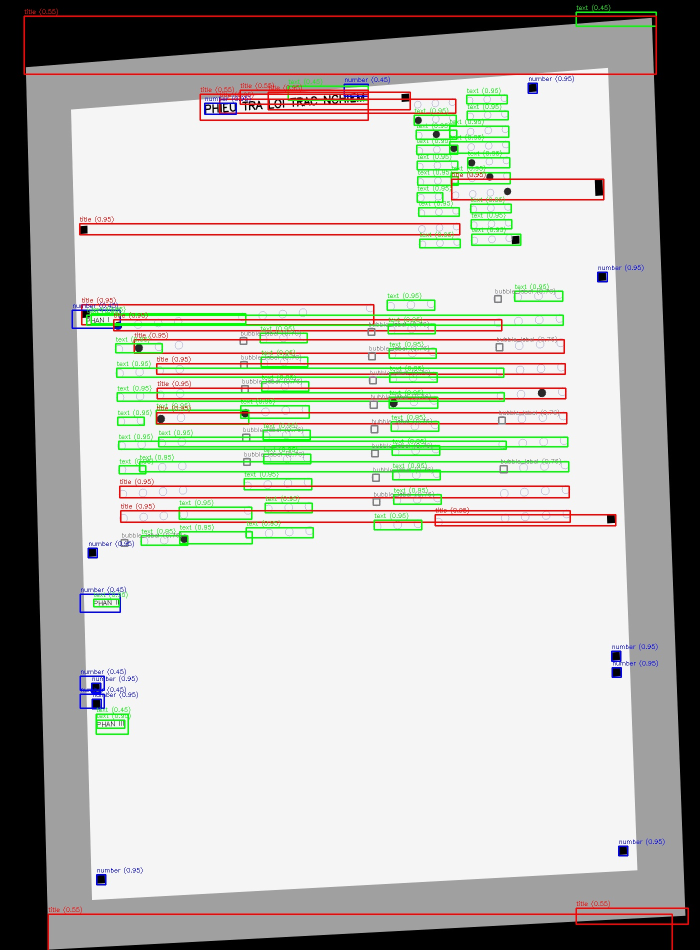
#> input picture python-omr/test_text_detection.jpg, 1400 x 1900 px (shown at 1/2 size)
$ python -i text_detector.py   (imports and definitions only)   (older library calls are emulated)
#> lines starting #> are read from the running program, lines starting #| are printed output that depends on the picture; after the words box and inside, x2 and y2 are one past the last pixel; in counts of white or black regions, pixels touching at a corner belong together
#> further down, picture is the input picture: shape (1900, 1400, 3); mean B, G, R 177.5, 183.2, 182.9
"""
=============================================================================
TEXT DETECTOR - Deep Learning-inspired Text Detection for Exam Sheets
=============================================================================
Implements text region detection using techniques inspired by CTPN and EAST:

  CTPN (Connectionist Text Proposal Network) principles:
    - Vertical anchor mechanism → MSER + connected component vertical analysis
    - Sequential proposal refinement → multi-scale morphological grouping
    - Fine-grained text line detection → stroke-width-aware region growing

  EAST (Efficient and Accurate Scene Text) principles:
    - Multi-scale feature extraction → image pyramid + multi-kernel morphology
    - Score map + geometry prediction → confidence-weighted region scoring
    - NMS (Non-Maximum Suppression) → IoU-based box merging

Pipeline:
  1. Preprocessing: adaptive threshold, edge detection, gradient maps
  2. Text candidate detection: MSER + Canny edges + morphological text masks
  3. Text line grouping: connected components → horizontal/vertical line merging
  4. Region classification: aspect ratio, stroke density, fill ratio filtering
  5. NMS: merge overlapping detections
  6. Output: bounding boxes + confidence scores + region type labels
=============================================================================
"""

import cv2
import numpy as np
from dataclasses import dataclass, field
from typing import List, Tuple, Optional


@dataclass
class TextRegion:
    """Detected text region with metadata"""
    x: int          # top-left x
    y: int          # top-left y
    w: int          # width
    h: int          # height
    confidence: float   # detection confidence [0,1]
    text: str = ""      # recognized text (filled by OCR)
    region_type: str = "text"  # "text", "number", "title", "marker", "bubble_label"
    angle: float = 0.0  # rotation angle in degrees

    @property
    def cx(self) -> float:
        return self.x + self.w / 2

    @property
    def cy(self) -> float:
        return self.y + self.h / 2

    @property
    def area(self) -> int:
        return self.w * self.h

    @property
    def aspect_ratio(self) -> float:
        return self.w / max(self.h, 1)

    def iou(self, other: 'TextRegion') -> float:
        """Intersection over Union"""
        x1 = max(self.x, other.x)
        y1 = max(self.y, other.y)
        x2 = min(self.x + self.w, other.x + other.w)
        y2 = min(self.y + self.h, other.y + other.h)
        if x2 <= x1 or y2 <= y1:
            return 0.0
        inter = (x2 - x1) * (y2 - y1)
        union = self.area + other.area - inter
        return inter / max(union, 1)

    # [8 lines left out: function to_dict, not called in this run]


class TextDetector:
    """
    Multi-stage text detector combining MSER, morphological analysis,
    and gradient-based detection - inspired by CTPN/EAST architectures.
    """

    def __init__(
        self,
        min_text_height: int = 8,
        max_text_height: int = 200,
        min_confidence: float = 0.3,
        nms_threshold: float = 0.4,
        multi_scale: bool = True,
    ):
        self.min_text_height = min_text_height
        self.max_text_height = max_text_height
        self.min_confidence = min_confidence
        self.nms_threshold = nms_threshold
        self.multi_scale = multi_scale

        # MSER detector (character-level)
        self.mser = cv2.MSER_create()
        self.mser.setDelta(5)
        self.mser.setMinArea(30)
        self.mser.setMaxArea(14400)
        self.mser.setMaxVariation(0.25)

    def detect(self, image: np.ndarray) -> List[TextRegion]:
        """
        Full detection pipeline:
        1. Preprocess → grayscale, enhance contrast
        2. Multi-method detection (MSER, morphological, gradient)
        3. Merge & NMS
        4. Classify regions
        """
        if len(image.shape) == 3:
            gray = cv2.cvtColor(image, cv2.COLOR_BGR2GRAY)
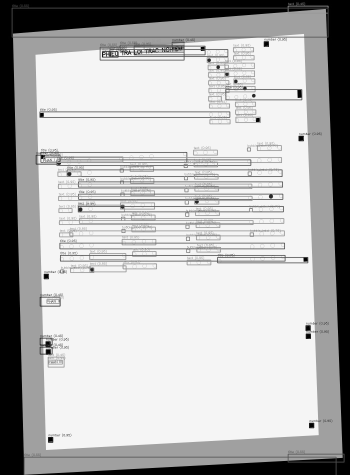
#> gray: shape (1900, 1400) (shown at 1/4 size); min 0, max 255, mean 182.4
        else:
            gray = image.copy()

        h, w = gray.shape[:2]

        # ─── Stage 1: Preprocessing ───
        enhanced = self._enhance_contrast(gray)

        # ─── Stage 2: Multi-method text candidate detection ───
        candidates = []

        # Method A: MSER-based character detection → group into words/lines
        mser_regions = self._detect_mser(enhanced, w, h)
        candidates.extend(mser_regions)

        # Method B: Morphological text line detection (EAST-inspired)
        morph_regions = self._detect_morphological(enhanced, w, h)
        candidates.extend(morph_regions)

        # Method C: Gradient-based text detection (CTPN-inspired vertical anchors)
        grad_regions = self._detect_gradient_based(enhanced, w, h)
        candidates.extend(grad_regions)

        if self.multi_scale:
            # Multi-scale detection (half resolution)
            if w > 600 and h > 600:
                small = cv2.resize(enhanced, (w // 2, h // 2))
                ms_regions = self._detect_morphological(small, w // 2, h // 2)
                for r in ms_regions:
                    r.x *= 2; r.y *= 2; r.w *= 2; r.h *= 2
                    r.confidence *= 0.9  # slight penalty for upscaled
                candidates.extend(ms_regions)

        # ─── Stage 3: NMS (Non-Maximum Suppression) ───
        filtered = self._nms(candidates)

        # ─── Stage 4: Classify region types ───
        classified = self._classify_regions(filtered, gray)

        # Filter by confidence
        result = [r for r in classified if r.confidence >= self.min_confidence]
        result.sort(key=lambda r: (r.y, r.x))

        return result

    # [47 lines left out: function detect_exam_regions, not called in this run]

    # ─────────────────────────────────────────────────────────────
    # PREPROCESSING
    # ─────────────────────────────────────────────────────────────

    def _enhance_contrast(self, gray: np.ndarray) -> np.ndarray:
        """CLAHE contrast enhancement + denoising"""
        # CLAHE for local contrast
        clahe = cv2.createCLAHE(clipLimit=2.0, tileGridSize=(8, 8))
        enhanced = clahe.apply(gray)
        # Light blur to reduce noise without losing text edges
        enhanced = cv2.GaussianBlur(enhanced, (3, 3), 0)
        return enhanced

    # ─────────────────────────────────────────────────────────────
    # METHOD A: MSER-based text detection
    # ─────────────────────────────────────────────────────────────

    def _detect_mser(self, gray: np.ndarray, w: int, h: int) -> List[TextRegion]:
        """
        MSER detects character-level blobs, then groups them into text lines.
        Inspired by CTPN's sequential proposal mechanism.
        """
#> called with w = 1400, h = 1900
        regions, _ = self.mser.detectRegions(gray)
#> regions = 3812 items

        # Extract bounding boxes for each MSER region
        char_boxes = []
        for region in regions:
            x, y, rw, rh = cv2.boundingRect(region)
            if rh < self.min_text_height or rh > self.max_text_height:
                continue
            if rw < 3 or rw > w * 0.5:
                continue
            ar = rw / max(rh, 1)
            if ar > 10:  # too wide for a character
                continue
            char_boxes.append((x, y, rw, rh))
#> this loop made 3812 passes
#> (x, y, rw, rh, ar) on passes 1 to 3: (1347, 1819, 27, 27, 1), (1347, 1819, 27, 27, 1), (1347, 1819, 27, 27, 1)
#> after the loop, char_boxes = 2526 items, first 6: (1347, 1819, 27, 27), (1347, 1819, 27, 27), (1347, 1819, 27, 27), (1347, 1819, 27, 27), (1346, 1818, 29, 29), (1346, 1818, 29, 29)

        if not char_boxes:
            return []

        # ─── Group characters into text lines (CTPN-inspired) ───
        # Sort by y-center for horizontal grouping
        char_boxes.sort(key=lambda b: (b[1] + b[3] // 2))

        # Group boxes that are vertically aligned (same text line)
        lines = []
        used = set()

        for i, box in enumerate(char_boxes):
            if i in used:
                continue
            line = [box]
            used.add(i)
            bx, by, bw, bh = box
            cy = by + bh / 2

            for j in range(i + 1, len(char_boxes)):
                if j in used:
                    continue
                ox, oy, ow, oh = char_boxes[j]
                ocy = oy + oh / 2

                # Same vertical band (within 60% of height)
                if abs(ocy - cy) < max(bh, oh) * 0.6:
                    # Horizontal proximity (gap < 3x char width)
                    last_right = max(b[0] + b[2] for b in line)
                    if ox - last_right < max(bw, ow) * 3:
                        line.append(char_boxes[j])
                        used.add(j)

            if len(line) >= 2:  # at least 2 characters for a text region
                lines.append(line)
#> this loop made 2526 passes
#> box on passes 2 to 4: (1201, 10, 15, 11), (1201, 10, 15, 11), (1188, 10, 8, 11)
#> after the loop, lines = 122 items; used = 2526 items

        # Convert grouped characters to text regions
        text_regions = []
        for line in lines:
            x_min = min(b[0] for b in line)
            y_min = min(b[1] for b in line)
            x_max = max(b[0] + b[2] for b in line)
            y_max = max(b[1] + b[3] for b in line)

            rw = x_max - x_min
            rh = y_max - y_min
            char_count = len(line)

            # Confidence based on character count and regularity
            avg_h = np.mean([b[3] for b in line])
            h_std = np.std([b[3] for b in line])
            regularity = 1.0 - min(h_std / max(avg_h, 1), 1.0)
            conf = min(0.5 + 0.1 * char_count + 0.3 * regularity, 0.95)

            text_regions.append(TextRegion(
                x=x_min, y=y_min, w=rw, h=rh,
                confidence=conf,
                region_type="text",
            ))
#> this loop made 122 passes
#> (x_min, y_min, x_max, y_max, rw, rh, char_count, avg_h) on passes 1 to 8: (1153, 10, 1216, 21, 63, 11, 6, 10.5), (1154, 33, 1312, 51, 158, 18, 8, 16.5), (1304, 54, 1312, 148, 8, 94, 11, 92.36), (398, 152, 1144, 242, 746, 90, 21, 14.38), (399, 166, 913, 242, 514, 76, 6, 61.17), (933, 164, 1077, 189, 144, 25, 28, 16.64), (401, 185, 1016, 240, 615, 55, 56, 20.71), (402, 193, 1012, 239, 610, 46, 24, 18)

        return text_regions

    # ─────────────────────────────────────────────────────────────
    # METHOD B: Morphological text detection (EAST-inspired)
    # ─────────────────────────────────────────────────────────────

    def _detect_morphological(self, gray: np.ndarray, w: int, h: int) -> List[TextRegion]:
        """
        Uses morphological operations to create a text probability map,
        similar to EAST's score map approach.
        """
#> called with w = 1400, h = 1900
        # Adaptive threshold for text extraction
        binary = cv2.adaptiveThreshold(
            gray, 255, cv2.ADAPTIVE_THRESH_GAUSSIAN_C,
            cv2.THRESH_BINARY_INV, 15, 10
        )
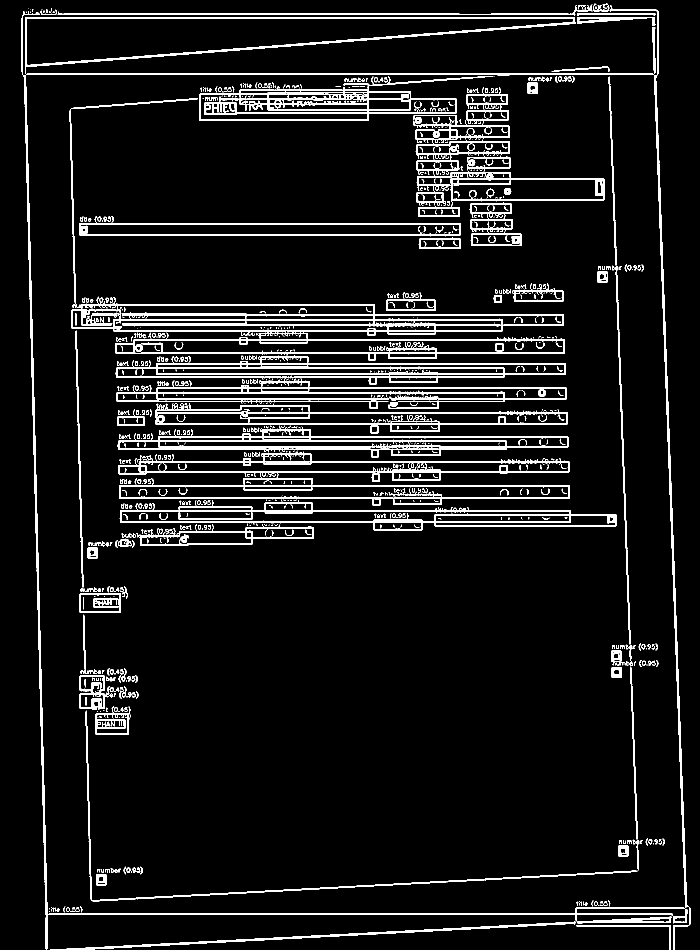
#> binary: shape (1900, 1400) (shown at 1/2 size); 7.9% white; 983 white regions (510 under 20 px), largest, box (x1, y1, x2, y2) and area: (231, 710, 1133, 818) 22383, (143, 594, 1128, 672) 16510, (236, 903, 1140, 1012) 15534

        # ─── Create text probability map (EAST score map analog) ───
        # Horizontal kernel: connect characters in a line
        h_kernel = cv2.getStructuringElement(cv2.MORPH_RECT, (15, 1))
        h_connected = cv2.morphologyEx(binary, cv2.MORPH_CLOSE, h_kernel)
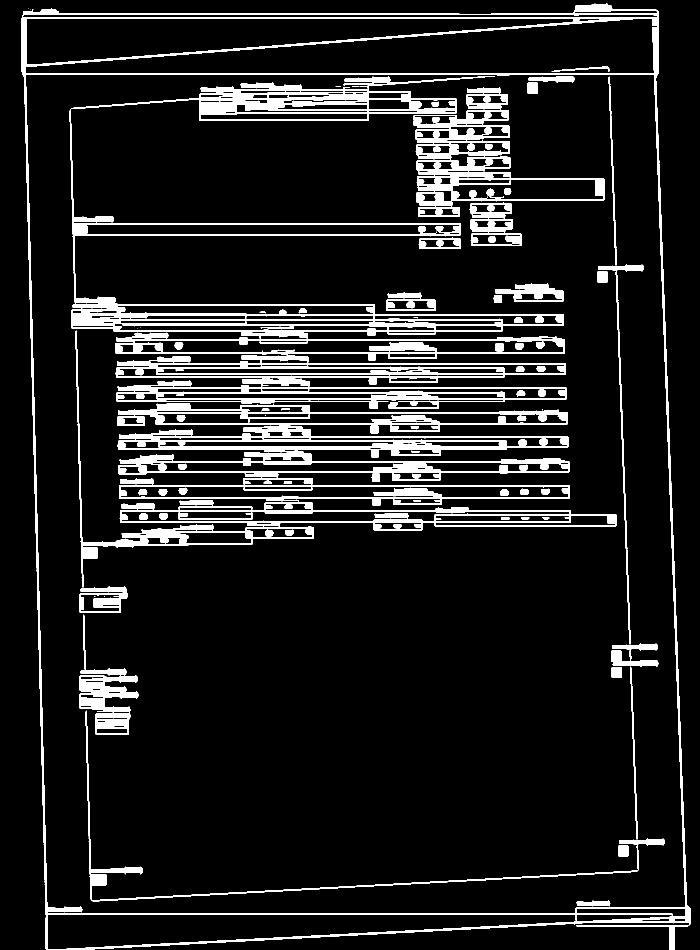
#> h_connected: shape (1900, 1400) (shown at 1/2 size); 10.2% white; 123 white regions (22 under 20 px), largest, box (x1, y1, x2, y2) and area: (139, 218, 1133, 818) 68145, (43, 7, 1381, 1900) 45223, (235, 851, 1140, 1012) 37662

        # Vertical kernel: connect line features
        v_kernel = cv2.getStructuringElement(cv2.MORPH_RECT, (1, 3))
        text_mask = cv2.morphologyEx(h_connected, cv2.MORPH_CLOSE, v_kernel)
#> text_mask: shape (1900, 1400); 10.7% white; 36 white regions (7 under 20 px), largest, box (x1, y1, x2, y2) and area: (139, 218, 1233, 1226) 155343, (43, 7, 1381, 1900) 94516, (171, 153, 1330, 1803) 14467

        # Dilate to merge nearby text
        dilate_kernel = cv2.getStructuringElement(cv2.MORPH_RECT, (7, 5))
        text_mask = cv2.dilate(text_mask, dilate_kernel, iterations=2)
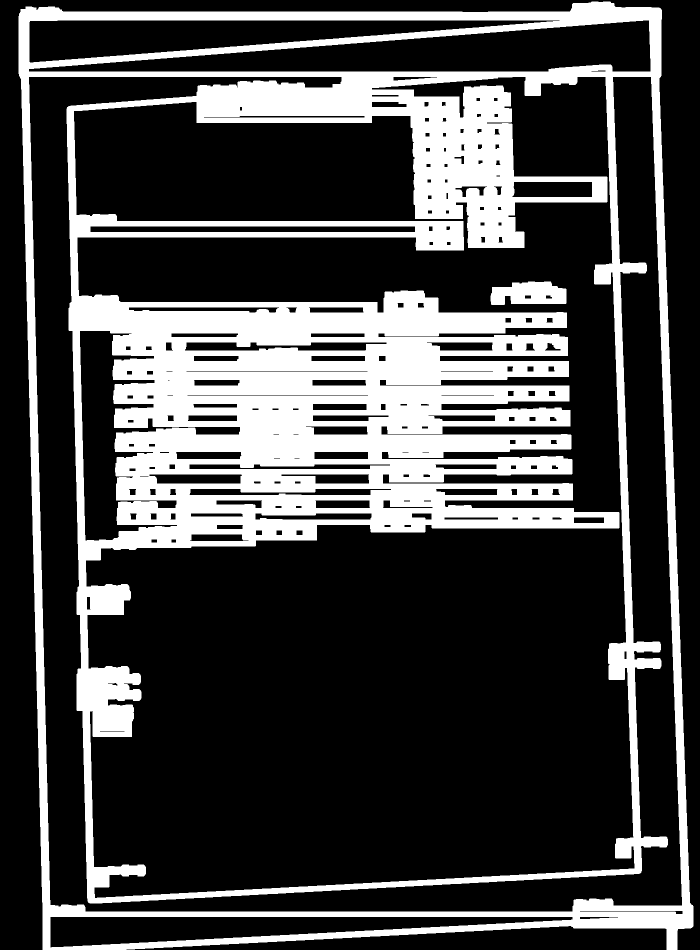
#> text_mask: shape (1900, 1400) (shown at 1/2 size); 26.8% white; 2 white regions, box (x1, y1, x2, y2) and area: (37, 3, 1387, 1900) 706628, (981, 563, 1133, 610) 5618

        # Find connected components
        contours, _ = cv2.findContours(text_mask, cv2.RETR_EXTERNAL, cv2.CHAIN_APPROX_SIMPLE)

        regions = []
        for cnt in contours:
            x, y, rw, rh = cv2.boundingRect(cnt)

            if rh < self.min_text_height or rh > self.max_text_height:
                continue
            if rw < 10:
                continue
            if rw > w * 0.95 and rh > h * 0.3:  # too large, probably not text
                continue

            # Compute fill ratio (text density in bounding box)
            roi = binary[y:y+rh, x:x+rw]
            fill_ratio = np.count_nonzero(roi) / max(roi.size, 1)

            if fill_ratio < 0.05 or fill_ratio > 0.85:
                continue

            # Confidence from fill ratio and aspect ratio
            ar = rw / max(rh, 1)
            conf = 0.4
            if 0.1 < fill_ratio < 0.6:
                conf += 0.2
            if ar > 1.5:  # horizontal text line
                conf += 0.15
            if rh > 10 and rh < 50:  # normal text height
                conf += 0.1

            regions.append(TextRegion(
                x=x, y=y, w=rw, h=rh,
                confidence=min(conf, 0.9),
                region_type="text",
            ))
#> this loop made 1 pass

        return regions

    # ─────────────────────────────────────────────────────────────
    # METHOD C: Gradient-based detection (CTPN vertical anchor inspired)
    # ─────────────────────────────────────────────────────────────

    def _detect_gradient_based(self, gray: np.ndarray, w: int, h: int) -> List[TextRegion]:
        """
        Uses gradient analysis to find text regions.
        Inspired by CTPN's vertical anchor mechanism:
        - Compute horizontal and vertical gradients
        - Find regions with strong horizontal gradient (text edges)
        - Group into proposals
        """
#> called with w = 1400, h = 1900
        # Sobel gradients
        grad_x = cv2.Sobel(gray, cv2.CV_64F, 1, 0, ksize=3)
        grad_y = cv2.Sobel(gray, cv2.CV_64F, 0, 1, ksize=3)
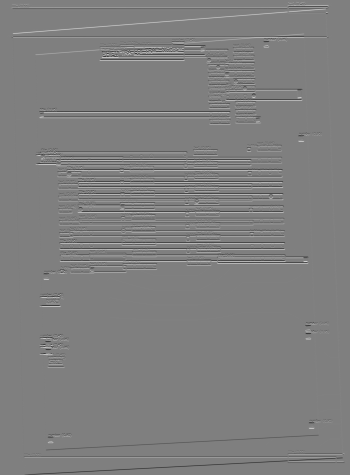
#> grad_y: shape (1900, 1400) float64 (shown at 1/4 size); min -722, max 722, mean 0; drawn with min black and max white

        # Gradient magnitude
        magnitude = np.sqrt(grad_x**2 + grad_y**2)
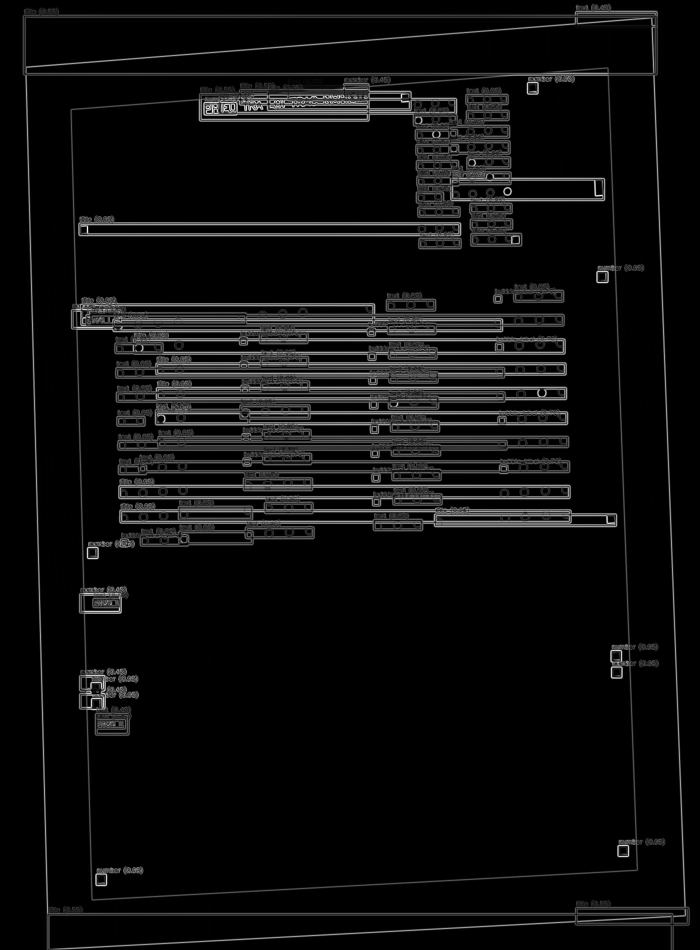
#> magnitude: shape (1900, 1400) float64 (shown at 1/2 size); min 0, max 745, mean 39.1; drawn with min black and max white
        magnitude = np.uint8(np.clip(magnitude / magnitude.max() * 255, 0, 255))

        # Threshold gradient map
        _, grad_binary = cv2.threshold(magnitude, 50, 255, cv2.THRESH_BINARY)
#> grad_binary: shape (1900, 1400); 11.1% white; 1013 white regions (843 under 20 px), largest, box (x1, y1, x2, y2) and area: (46, 8, 1379, 1900) 196844, (156, 431, 924, 499) 10579, (49, 33, 1312, 148) 10143
#> (the rest of the program and of its run is left out)
